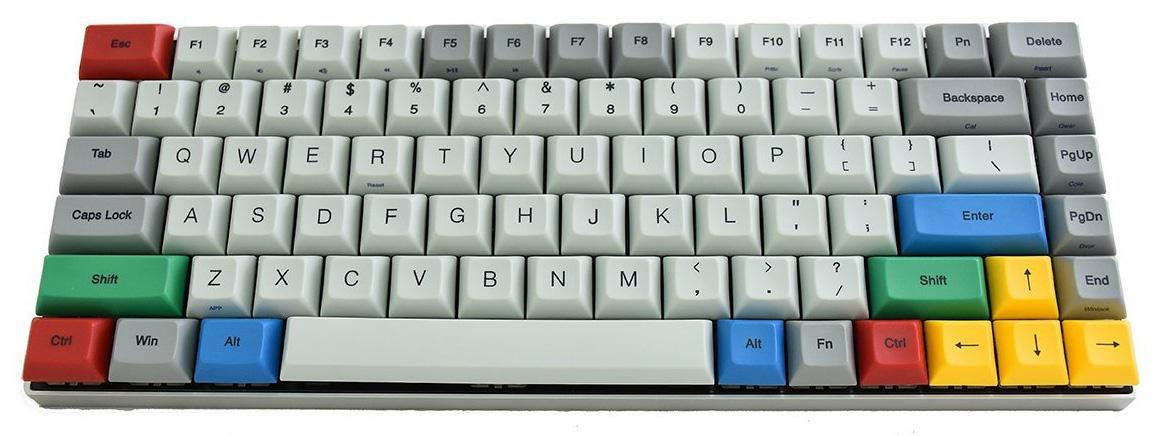
#> input picture img/keyboard1.jpg, 1167 x 436 px
$ python main.py
#> lines starting #> are read from the running program, lines starting #| are printed output that depends on the picture; after the words box and inside, x2 and y2 are one past the last pixel; in counts of white or black regions, pixels touching at a corner belong together
#> the answer given: 1
#> the answer given: ../img/keyboard1.jpg
### main/red.py
#!/bin/env python
import cv2
import numpy as np

# Get file
def getImage(img):
#> called with img = '../img/keyboard1.jpg'
    return cv2.imread(img)
#> returned value is the input picture: shape (436, 1167, 3); mean B, G, R 166.5, 174.3, 168.8

# Take Red
def red(inputImg):
    while(1):
        img = getImage(inputImg)
        hMin = 0
        sMin = 255
        vMin = 255

        hMax = 179
        sMax = 255
        vMax = 255
        # Boundaries
        lower = np.array([hMin,sMin,vMin])
        upper = np.array([hMax,sMax,vMax])

        # Convert to HSV

        hsv = cv2.cvtColor(img,cv2.COLOR_BGR2HSV)
#> hsv: shape (436, 1167, 3); mean H, S, V 55.7, 41.8, 181.9
        mask = cv2.inRange(hsv,lower,upper)
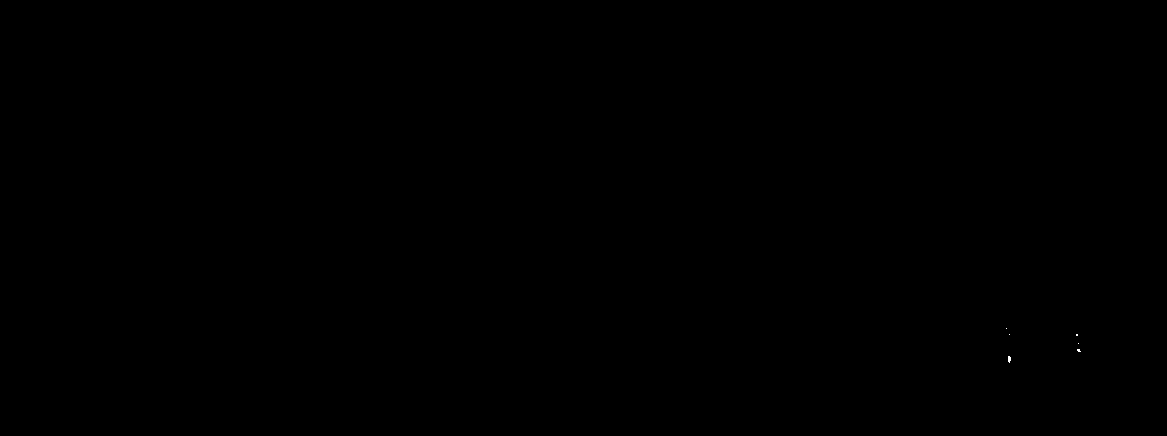
#> mask: shape (436, 1167); 0.01% white in thin lines or dots, all inside (x1, y1, x2, y2) = (1006, 328, 1081, 363)
        result = cv2.bitwise_and(img,img,mask=mask)

        # Display
        cv2.imshow('Original',img)
        cv2.imshow('Result',result)
        if cv2.waitKey(10) & 0xFF == ord('q'):
#> (key q is pressed here)
            break

    cv2.destroyAllWindows()


# [2 lines that do not run on import are left out]

### main/main.py
#!/bin/env python
from red import red
from blue import blue
from yellow import yellow
from custom import custom
from treshold import treshold
from video import run as video
from cam import run as cam

def banner():
    print("""
     ▄████▄     ▓█████▄ ▓█████▄▄▄█████▓▓█████ ▄████▄  ▄▄▄█████▓
     ▒██▀ ▀█     ▒██▀ ██▌▓█   ▀▓  ██▒ ▓▒▓█   ▀▒██▀ ▀█  ▓  ██▒ ▓▒
     ▒▓█    ▄    ░██   █▌▒███  ▒ ▓██░ ▒░▒███  ▒▓█    ▄ ▒ ▓██░ ▒░
     ▒▓▓▄ ▄██▒   ░▓█▄   ▌▒▓█  ▄░ ▓██▓ ░ ▒▓█  ▄▒▓▓▄ ▄██▒░ ▓██▓ ░
     ▒ ▓███▀ ░   ░▒████▓ ░▒████▒ ▒██▒ ░ ░▒████▒ ▓███▀ ░  ▒██▒ ░
     ░ ░▒ ▒  ░    ▒▒▓  ▒ ░░ ▒░ ░ ▒ ░░   ░░ ▒░ ░ ░▒ ▒  ░  ▒ ░░
       ░  ▒       ░ ▒  ▒  ░ ░  ░   ░     ░ ░  ░ ░  ▒       ░
       ░            ░ ░  ░    ░    ░         ░  ░          ░
       ░ ░            ░       ░  ░           ░  ░ ░
       ░            ░                           ░
""")

def menu():
    print("""
    1. Red
    2. Green
    3. Blue
    4. Yellow
    5. Custom
    6. Find your own value
    7. Load Video
    8. Load your cam
    """)
    uInput = int(input("Choose an option: "))
    if(uInput == 1):
        imageInput = input("Path to image: ")
        red(imageInput.strip())
    elif(uInput == 2):
        imageInput = input("Path to image: ")
        green(imageInput.strip())
    elif(uInput == 3):
        imageInput = input("Path to image: ")
        blue(imageInput.strip())
    elif(uInput == 4):
        imageInput = input("Path to image: ")
        yellow(imageInput.strip())
    elif(uInput == 5):
        imageInput = input("Path to image: ")
        hMin = int(input("Enter H minimum: "))
        sMin = int(input("Enter S minimum: "))
        vMin = int(input("Enter V minimum: "))
        hMax = int(input("Enter H maximum: "))
        sMax = int(input("Enter S maximum: "))
        vMax = int(input("Enter V maximum: "))
        lower = [hMin,sMin,vMin]
        higher = [hMax,sMax,vMax]
        custom(imageInput.strip(),lower,higher)
    elif(uInput == 6):
        imageInput = input("Path to image: ")
        treshold(imageInput.strip())
    elif(uInput == 7):
        imageInput = input("Path to video: ")
        video(imageInput.strip())
    elif(uInput == 8):
        cam()


if __name__ == "__main__":
    banner()
    menu()


$ run again, on img/keyboard2.jpg
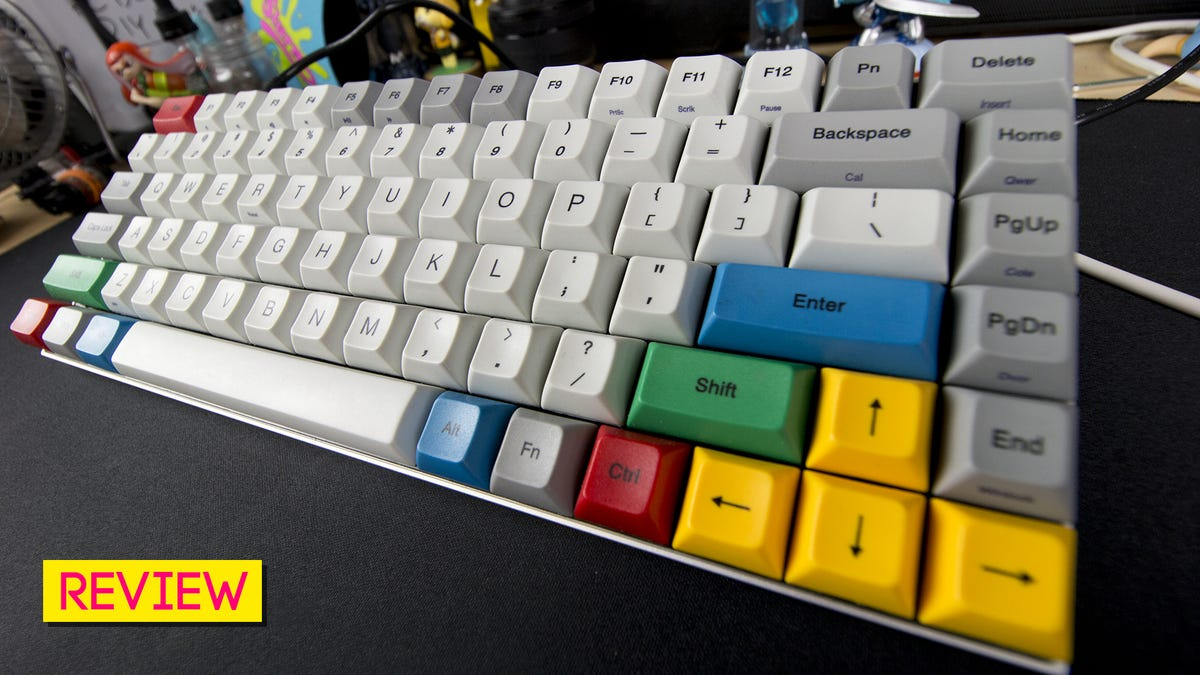
#> input picture img/keyboard2.jpg, 1200 x 675 px
#> in getImage, returned value is the input picture: shape (675, 1200, 3); mean B, G, R 93, 106.9, 110.1
#> hsv: shape (675, 1200, 3); mean H, S, V 70.8, 69.2, 117.9
#> in red, `mask = cv2.inRange(hsv,lower,upper)`:
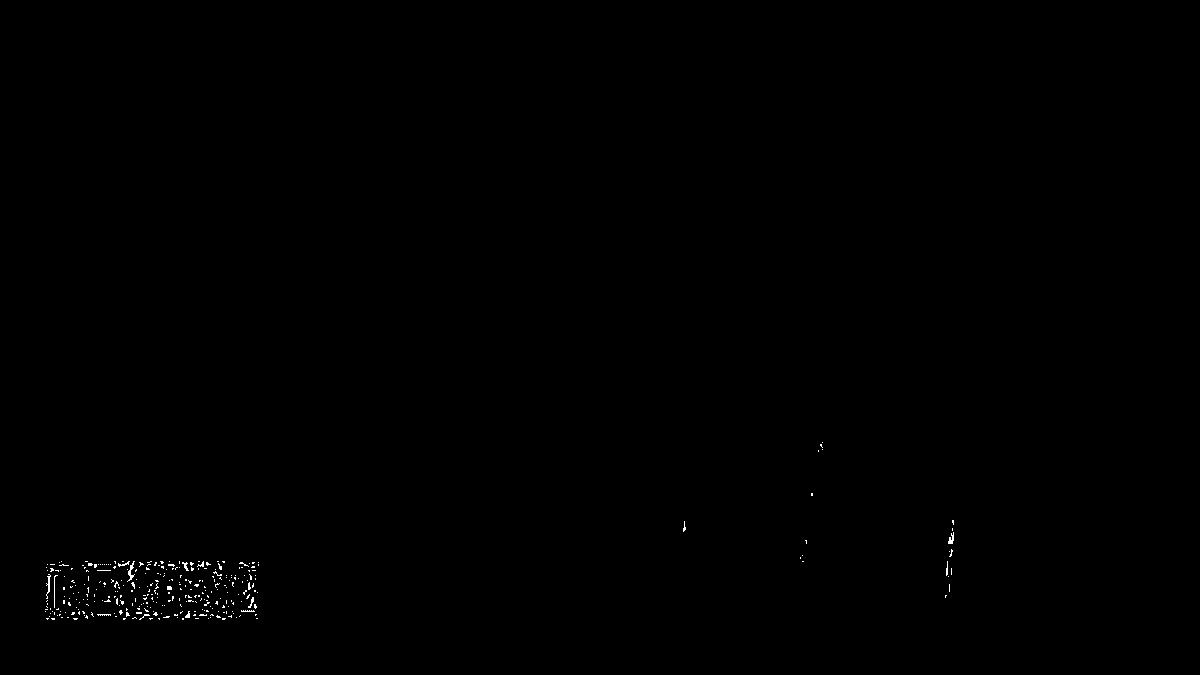
#> mask: shape (675, 1200); 0.2% white in thin lines or dots, all inside (x1, y1, x2, y2) = (45, 442, 954, 620)
